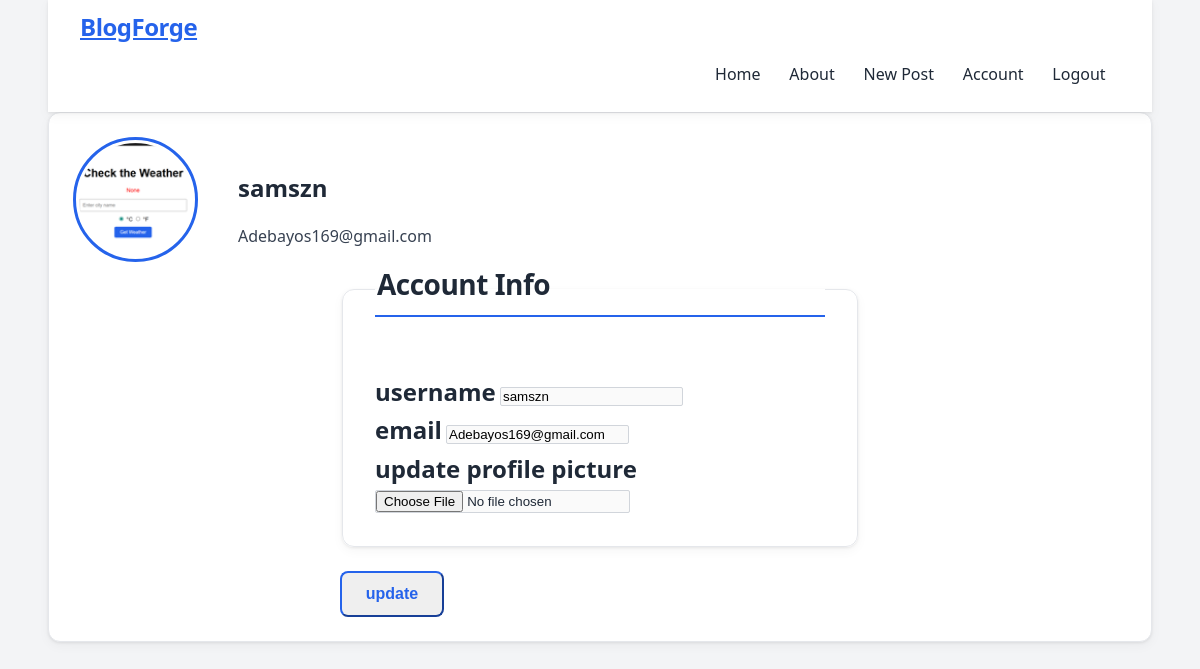
Page /account (signed in) on the committed database.
### app/model.py (models this page shows, shortened)
class User(db.Model, UserMixin):
    id = db.Column(db.Integer,primary_key=True)
    username =db.Column(db.String(20),unique = True,nullable = False)
    email =db.Column(db.String(120),unique = True,nullable = False)
    image_file =db.Column(db.String(20),nullable = False,default="default.jpg")
    password =db.Column(db.String(60),nullable = False)
    posts = db.relationship("Post",backref="author",lazy=True)

### app/users/routes.py (the view)
@users.route("/account",methods=["GET","POST"])
@login_required
def account():
    form = Updateaccountform()
    if form.validate_on_submit():
        if form.picture.data:
            picture_file = save_picture(form.picture.data)
            current_user.image_file = picture_file
        current_user.username = form.username.data
        current_user.email = form.email.data
        db.session.commit()
        flash("your account has been updated","success")
        return redirect(url_for('users.account'))
    else:
        form.username.data = current_user.username
        form.email.data = current_user.email
    image_file = url_for('static', filename='img/' + current_user.image_file  )
    return render_template("account.html", title="account", image_file=image_file, form=form)

### app/users/forms.py (shortened to what this page needs)
class Updateaccountform(FlaskForm):
  username =StringField('username', validators=[DataRequired(),Length(min=2,max=20)])
  email = StringField('email', validators=[DataRequired(),Email()])
  picture = FileField('update profile picture', validators =[FileAllowed(['jpg','jpeg', 'png'])])
  submit = SubmitField('update')

### app/model.py (called while the page is built)
@login_manager.user_loader
def load_user(user_id):
    return User.query.get(int(user_id))

### app/templates/account.html (shortened to what this page needs)
{% extends "base.html" %}
{% block content %}
<div class="content-section">
  <div class="media">
    <img src="{{ url_for('static', filename='img/' + current_user.image_file) }}" class="rounded-circle account-img" alt="Profile picture">
    <div class="media-body">
      <h2 class="account-heading">{{ current_user.username }}</h2>
      <p class="text-secondary">{{ current_user.email }}</p>
    </div>
  </div>
  <form method="POST" action="" enctype="multipart/form-data">
    <fieldset class="form-group">
      <legend class="border-bottom mb-4">Account Info</legend>
      <div class="form_group">
        {{ form.username.label(class="form-label") }}
        {% if form.username.errors %}
          {{ form.username(class="form-control form-control-lg is-invalid") }}
          <div class="invalid-feedback">
            {% for error in form.username.errors %}
              <span>{{ error }}</span>
            {% endfor %}
          </div>
        {% else %}
          {{ form.username(class="form-control form-control-lg") }}
        {% endif %}
      </div>
      <div class="form_group">
        {{ form.email.label(class="form-label") }}
        {% if form.email.errors %}
          {{ form.email(class="form-control form-control-lg is-invalid") }}
          <div class="invalid-feedback">
            {% for error in form.email.errors %}
              <span>{{ error }}</span>
            {% endfor %}
          </div>
        {% else %}
          {{ form.email(class="form-control form-control-lg") }}
        {% endif %}
      </div>
      <div class="form_group">
        {{ form.picture.label(class="form-label") }}
        {{ form.picture(class="form-control") }}
      </div>
    </fieldset>
    <div class="form_group">
      {{ form.submit(class="btn btn-outline-info") }}
    </div>
  </form>
</div>
{% endblock %}

### app/static/style.css (style rules this page uses)
:root { --accent: #2563eb; --accent-dark: #1d4ed8; --text: #1f2937; --muted: #6b7280; --bg: #f3f4f6; --radius: 12px; --shadow: 0 1px 3px rgba(0, 0, 0, 0.08), 0 4px 12px rgba(0, 0, 0, 0.04); }
* { box-sizing: border-box; }
body { background: #f3f4f6; color: #1f2937; font-family: "Segoe UI", system-ui,sans-serif; line-height: 1.6; margin: 0 3rem; }
.media { display: flex; align-items: flex-start; }
.content-section { background: #ffffff; border: 1px solid #e5e7eb; border-radius: var(--radius); box-shadow: var(--shadow); padding: 1.5rem; margin-bottom: 1.5rem; min-width: 0; overflow-wrap: break-word; transition: transform 0.2s, box-shadow 0.2s; }
.content-section p { color: #374151; margin-bottom: 0; }
.media-body { flex: 1; margin-left: 1rem; min-width: 0; }
.btn { border-radius: 8px; font-weight: 600; padding: 0.5rem 1.1rem; transition: all 0.2s; }
.btn-outline-info { color: var(--accent); border-color: var(--accent); }
.form-label { font-weight: 600; font-size: 1.5rem; color: var(--text); text-align: left; margin-bottom: 6rem; }
.form-control, .form-control-lg, .form-select { border: 1px solid #d1d5db; border-radius: 2px; background: #fafafa; transition: border-color 0.2s, box-shadow 0.2s, background 0.2s; }
fieldset.form-group { background: #ffffff; border: 1px solid #e5e7eb; border-radius: var(--radius); box-shadow: var(--shadow); padding: 2rem; margin-bottom: 1.5rem; }
fieldset.form-group legend { font-size: 1.75rem; font-weight: 800; letter-spacing: -0.5px; color: var(--text); border-bottom: 2px solid var(--accent); padding-bottom: 0.5rem; margin-bottom: 1.5rem; width: 100%; text-transform: capitalize; }
input[type="submit"].btn-outline-info, button.btn-outline-info { width: 20%; padding: 0.75rem; font-size: 1rem; border-width: 2px; }
form[method="POST"] { max-width: 520px; margin: 0 auto; }
.account-img { width: 125px; height: 125px; object-fit: cover; border: 3px solid var(--accent); padding: 3px; margin-right: 1.5rem; border-radius: 50%; }
.account-heading { font-weight: 700; margin-bottom: 0.25rem; }
.account-img + .media-body { align-self: center; }

### rows in the picture
User: image_file (picture), username "samszn", email "Adebayos169@gmail.com"
